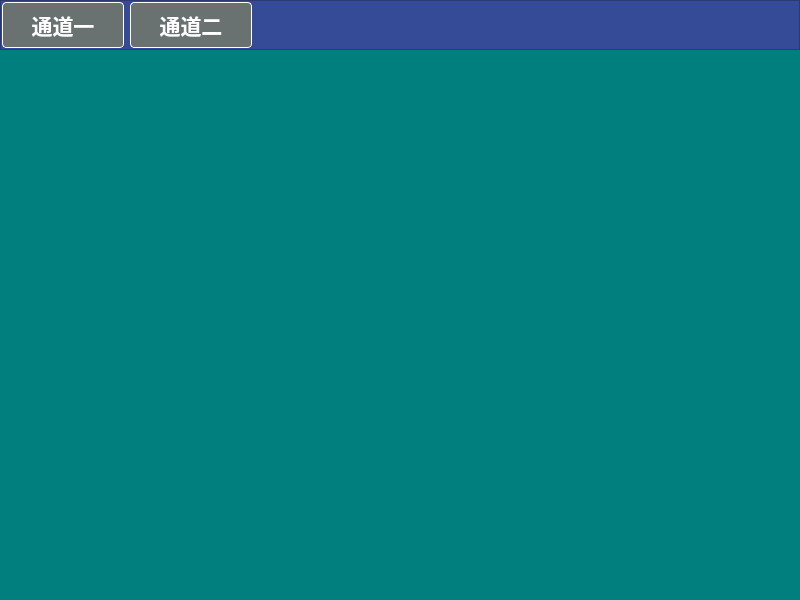
<?xml version="1.0" encoding="UTF-8"?>
<ui version="4.0">
 <class>zchxMainWindow</class>
 <widget class="QMainWindow" name="zchxMainWindow">
  <property name="geometry">
   <rect>
    <x>0</x>
    <y>0</y>
    <width>800</width>
    <height>600</height>
   </rect>
  </property>
  <property name="minimumSize">
   <size>
    <width>0</width>
    <height>0</height>
   </size>
  </property>
  <property name="maximumSize">
   <size>
    <width>16777215</width>
    <height>16777215</height>
   </size>
  </property>
  <property name="windowTitle">
   <string>MainWindow</string>
  </property>
  <property name="styleSheet">
   <string notr="true">*{	
	background-color: rgb(0,127,127);
	font-family:Microsoft Yahei;
	font-weight:normal;
	font-size:12pt;
	color:white;
}

QMenuBar{
	background:transparent;
}


QFrame{
	background-color: rgb(53,75,152);
}

QLabel{
	background-color: transparent;
}

QPushButton{
	border:1px solid white;	
	border-radius:4px;	
	background-color: transparent;
}

QPushButton::hover{
	background-color: green;
}

#ch1_btn,#ch2_btn{
    width:120px;
	height:60px;
	font-size:16pt;
	font-weight:bold;		
	background-color: rgb(105, 113, 113);
}

#ch1_btn:flat,#ch2_btn:flat{	
	background-color: rgb(0,250,0);
}

#ch1_btn::checked, #ch2_btn::checked{
	background-color: rgb(191,98,0);
}

QLineEdit{
	border:1px solid rgb(180, 180, 180);
	background: transparent;
	border-radius: 2px;
}

QLineEdit::hover{
  color:black;
  border-color:rgb(50,480,40);
  background-color:green;
}


  QMenuBar::item {
      spacing: 3px; /* spacing between menu bar items */
      padding: 1px 4px;
      background: transparent;
      border-radius: 4px;
  }

  QMenuBar::item:selected { /* when selected using mouse or keyboard */
      background: #a8a8a8;
  }

  QMenuBar::item:pressed {
      background: #888888;
  }

QMenu {
      background-color: rgb(0,127,127);
      margin: 2px; /* some spacing around the menu */
  }

  QMenu::item {
      padding: 2px 25px 2px 20px;
      border: 1px solid transparent; /* reserve space for selection border */
  }

  QMenu::item:selected {
      border-color: darkblue;
      background: rgba(100, 100, 100, 150);
  }

  QMenu::icon:checked { /* appearance of a 'checked' icon */
      background: gray;
      border: 1px inset gray;
      position: absolute;
      top: 1px;
      right: 1px;
      bottom: 1px;
      left: 1px;
  }

  QMenu::separator {
      height: 2px;
      background: lightblue;
      margin-left: 10px;
      margin-right: 5px;
  }

  QMenu::indicator {
      width: 13px;
      height: 13px;
  }

</string>
  </property>
  <widget class="QWidget" name="centralWidget">
   <property name="sizePolicy">
    <sizepolicy hsizetype="Preferred" vsizetype="Preferred">
     <horstretch>0</horstretch>
     <verstretch>0</verstretch>
    </sizepolicy>
   </property>
   <property name="minimumSize">
    <size>
     <width>0</width>
     <height>0</height>
    </size>
   </property>
   <property name="maximumSize">
    <size>
     <width>16777215</width>
     <height>16777215</height>
    </size>
   </property>
   <layout class="QVBoxLayout" name="verticalLayout_2">
    <property name="spacing">
     <number>2</number>
    </property>
    <property name="leftMargin">
     <number>0</number>
    </property>
    <property name="topMargin">
     <number>0</number>
    </property>
    <property name="rightMargin">
     <number>0</number>
    </property>
    <property name="bottomMargin">
     <number>0</number>
    </property>
    <item>
     <widget class="QFrame" name="btn_frame">
      <property name="maximumSize">
       <size>
        <width>16777215</width>
        <height>50</height>
       </size>
      </property>
      <property name="frameShape">
       <enum>QFrame::StyledPanel</enum>
      </property>
      <property name="frameShadow">
       <enum>QFrame::Raised</enum>
      </property>
      <layout class="QHBoxLayout" name="horizontalLayout">
       <property name="leftMargin">
        <number>1</number>
       </property>
       <property name="topMargin">
        <number>1</number>
       </property>
       <property name="rightMargin">
        <number>1</number>
       </property>
       <property name="bottomMargin">
        <number>1</number>
       </property>
       <item>
        <widget class="QPushButton" name="ch1_btn">
         <property name="text">
          <string>通道一</string>
         </property>
         <property name="checkable">
          <bool>true</bool>
         </property>
         <property name="checked">
          <bool>false</bool>
         </property>
         <property name="flat">
          <bool>false</bool>
         </property>
        </widget>
       </item>
       <item>
        <widget class="QPushButton" name="ch2_btn">
         <property name="text">
          <string>通道二</string>
         </property>
         <property name="checkable">
          <bool>true</bool>
         </property>
         <property name="checked">
          <bool>false</bool>
         </property>
         <property name="flat">
          <bool>false</bool>
         </property>
        </widget>
       </item>
       <item>
        <spacer name="horizontalSpacer">
         <property name="orientation">
          <enum>Qt::Horizontal</enum>
         </property>
         <property name="sizeHint" stdset="0">
          <size>
           <width>40</width>
           <height>20</height>
          </size>
         </property>
        </spacer>
       </item>
      </layout>
     </widget>
    </item>
    <item>
     <widget class="zchxRadarWidget" name="Ch1" native="true"/>
    </item>
    <item>
     <widget class="zchxRadarWidget" name="Ch2" native="true"/>
    </item>
   </layout>
  </widget>
  <widget class="QMenuBar" name="menuBar">
   <property name="geometry">
    <rect>
     <x>0</x>
     <y>0</y>
     <width>800</width>
     <height>24</height>
    </rect>
   </property>
  </widget>
  <widget class="QStatusBar" name="statusBar"/>
  <action name="action">
   <property name="text">
    <string>开机</string>
   </property>
  </action>
 </widget>
 <layoutdefault spacing="6" margin="11"/>
 <customwidgets>
  <customwidget>
   <class>zchxRadarWidget</class>
   <extends>QWidget</extends>
   <header>zchxradarwidget.h</header>
   <container>1</container>
  </customwidget>
 </customwidgets>
 <resources/>
 <connections/>
</ui>
